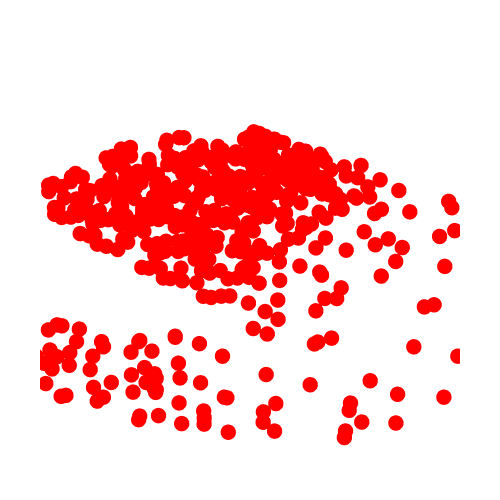

Source (notebook cell):
### Code cell
Graph.Show(muscle,
              vertexSizeKey="size",
              vertexColorKey="color",
              edgeWidthKey="width",
              edgeColorKey="color",
              width=500,
              height=500,
              backgroundColor="white",
              renderer= renderer)

### Figure 1 — Plotly figure (JSON) as saved in the notebook; plotly's stock layout.template omitted (floating-point values rounded to 4 significant figures; data arrays with more than 128 entries replaced by an {"elided": "..."} marker saying what was removed)
{"data": [{"customdata": {"elided": "459 str values"}, "hoverinfo": "text", "hovertemplate": {"elided": "459 str values"}, "hovertext": {"elided": "459 str values"}, "legendgroup": "4", "legendrank": 4, "marker": {"color": {"elided": "459 str values"}, "line": {"width": 0}, "opacity": 1, "size": {"elided": "459 int values"}, "sizemode": "diameter", "symbol": "circle"}, "mode": "markers", "name": "Graph Vertices", "showlegend": false, "text": {"elided": "459 str values"}, "type": "scatter3d", "x": {"elided": "459 float values"}, "y": {"elided": "459 float values"}, "z": {"elided": "459 float values"}}], "layout": {"autosize": true, "height": 500, "margin": {"b": 40, "l": 40, "r": 40, "t": 40}, "paper_bgcolor": "#FFFFFF", "plot_bgcolor": "#FFFFFF", "scene": {"aspectmode": "data", "camera": {"center": {"x": 0, "y": 0, "z": 0}, "eye": {"x": -1.25, "y": -1.25, "z": 1.25}, "projection": {"type": "perspective"}, "up": {"x": 0, "y": 0, "z": 1}}, "xaxis": {"visible": false}, "yaxis": {"visible": false}, "zaxis": {"visible": false}}, "showlegend": true, "width": 500, "xaxis": {"showgrid": false, "visible": false, "zeroline": false}, "yaxis": {"showgrid": false, "visible": false, "zeroline": false}}}
